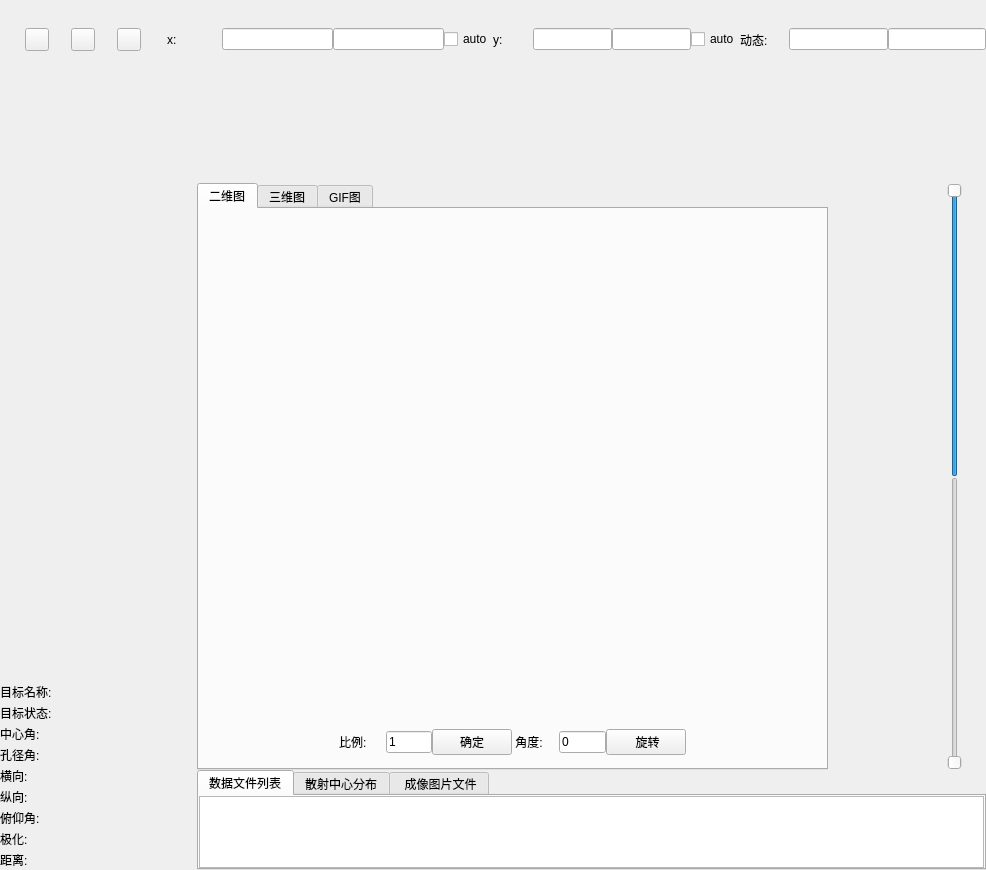
<?xml version="1.0" encoding="UTF-8"?>
<ui version="4.0">
 <class>RightUpWidget</class>
 <widget class="QWidget" name="RightUpWidget">
  <property name="geometry">
   <rect>
    <x>0</x>
    <y>0</y>
    <width>986</width>
    <height>870</height>
   </rect>
  </property>
  <property name="windowTitle">
   <string>Form</string>
  </property>
  <layout class="QVBoxLayout" name="verticalLayout_5" stretch="1,10">
   <property name="leftMargin">
    <number>0</number>
   </property>
   <property name="topMargin">
    <number>0</number>
   </property>
   <property name="rightMargin">
    <number>0</number>
   </property>
   <property name="bottomMargin">
    <number>0</number>
   </property>
   <item>
    <layout class="QHBoxLayout" name="horizontalLayout_5" stretch="6">
     <property name="spacing">
      <number>0</number>
     </property>
     <item>
      <widget class="QWidget" name="widget" native="true">
       <layout class="QHBoxLayout" name="horizontalLayout_4" stretch="2,1,1">
        <property name="spacing">
         <number>0</number>
        </property>
        <property name="leftMargin">
         <number>0</number>
        </property>
        <property name="topMargin">
         <number>0</number>
        </property>
        <property name="rightMargin">
         <number>0</number>
        </property>
        <property name="bottomMargin">
         <number>0</number>
        </property>
        <item>
         <layout class="QHBoxLayout" name="horizontalLayout" stretch="3,1,2,2,0">
          <item>
           <widget class="QWidget" name="widget_2" native="true">
            <layout class="QHBoxLayout" name="horizontalLayout_21">
             <item>
              <widget class="QToolButton" name="toolButton">
               <property name="text">
                <string/>
               </property>
              </widget>
             </item>
             <item>
              <widget class="QToolButton" name="toolButton_2">
               <property name="text">
                <string/>
               </property>
              </widget>
             </item>
             <item>
              <widget class="QToolButton" name="toolButton_3">
               <property name="text">
                <string/>
               </property>
              </widget>
             </item>
            </layout>
           </widget>
          </item>
          <item>
           <widget class="QLabel" name="label">
            <property name="text">
             <string>x:</string>
            </property>
           </widget>
          </item>
          <item>
           <widget class="QLineEdit" name="lineEdit">
            <property name="echoMode">
             <enum>QLineEdit::Normal</enum>
            </property>
           </widget>
          </item>
          <item>
           <widget class="QLineEdit" name="lineEdit_2"/>
          </item>
          <item>
           <widget class="QCheckBox" name="checkBox">
            <property name="text">
             <string>auto</string>
            </property>
           </widget>
          </item>
         </layout>
        </item>
        <item>
         <layout class="QHBoxLayout" name="horizontalLayout_2" stretch="1,2,2,0">
          <item>
           <widget class="QLabel" name="label_2">
            <property name="text">
             <string>y:</string>
            </property>
           </widget>
          </item>
          <item>
           <widget class="QLineEdit" name="lineEdit_3"/>
          </item>
          <item>
           <widget class="QLineEdit" name="lineEdit_4"/>
          </item>
          <item>
           <widget class="QCheckBox" name="checkBox_2">
            <property name="text">
             <string>auto</string>
            </property>
           </widget>
          </item>
         </layout>
        </item>
        <item>
         <layout class="QHBoxLayout" name="horizontalLayout_3" stretch="1,2,2">
          <item>
           <widget class="QLabel" name="label_3">
            <property name="text">
             <string>动态:</string>
            </property>
           </widget>
          </item>
          <item>
           <widget class="QLineEdit" name="lineEdit_5"/>
          </item>
          <item>
           <widget class="QLineEdit" name="lineEdit_6"/>
          </item>
         </layout>
        </item>
       </layout>
      </widget>
     </item>
    </layout>
   </item>
   <item>
    <layout class="QHBoxLayout" name="horizontalLayout_12" stretch="1,4">
     <property name="spacing">
      <number>0</number>
     </property>
     <item>
      <layout class="QVBoxLayout" name="verticalLayout_3" stretch="6,1">
       <property name="spacing">
        <number>0</number>
       </property>
       <item>
        <layout class="QVBoxLayout" name="verticalLayout_2" stretch="1,3">
         <property name="spacing">
          <number>0</number>
         </property>
         <item>
          <widget class="QWidget" name="widget_4" native="true"/>
         </item>
         <item>
          <widget class="QWidget" name="qCustomPlot" native="true"/>
         </item>
        </layout>
       </item>
       <item>
        <widget class="QWidget" name="widget_6" native="true">
         <layout class="QVBoxLayout" name="verticalLayout" stretch="1,1,1,1,1,1,1,1,1">
          <property name="spacing">
           <number>1</number>
          </property>
          <property name="leftMargin">
           <number>0</number>
          </property>
          <property name="topMargin">
           <number>0</number>
          </property>
          <property name="rightMargin">
           <number>0</number>
          </property>
          <property name="bottomMargin">
           <number>0</number>
          </property>
          <item>
           <layout class="QHBoxLayout" name="horizontalLayout_6">
            <item>
             <widget class="QLabel" name="label_4">
              <property name="text">
               <string>目标名称:</string>
              </property>
             </widget>
            </item>
            <item>
             <widget class="QLabel" name="label_5">
              <property name="text">
               <string/>
              </property>
             </widget>
            </item>
            <item>
             <spacer name="horizontalSpacer">
              <property name="orientation">
               <enum>Qt::Horizontal</enum>
              </property>
              <property name="sizeHint" stdset="0">
               <size>
                <width>40</width>
                <height>20</height>
               </size>
              </property>
             </spacer>
            </item>
           </layout>
          </item>
          <item>
           <layout class="QHBoxLayout" name="horizontalLayout_7">
            <item>
             <widget class="QLabel" name="label_6">
              <property name="text">
               <string>目标状态:</string>
              </property>
             </widget>
            </item>
            <item>
             <widget class="QLabel" name="label_7">
              <property name="text">
               <string/>
              </property>
             </widget>
            </item>
            <item>
             <spacer name="horizontalSpacer_2">
              <property name="orientation">
               <enum>Qt::Horizontal</enum>
              </property>
              <property name="sizeHint" stdset="0">
               <size>
                <width>40</width>
                <height>20</height>
               </size>
              </property>
             </spacer>
            </item>
           </layout>
          </item>
          <item>
           <layout class="QHBoxLayout" name="horizontalLayout_8">
            <item>
             <widget class="QLabel" name="label_8">
              <property name="text">
               <string>中心角:</string>
              </property>
             </widget>
            </item>
            <item>
             <widget class="QLabel" name="label_9">
              <property name="text">
               <string/>
              </property>
             </widget>
            </item>
            <item>
             <spacer name="horizontalSpacer_3">
              <property name="orientation">
               <enum>Qt::Horizontal</enum>
              </property>
              <property name="sizeHint" stdset="0">
               <size>
                <width>40</width>
                <height>20</height>
               </size>
              </property>
             </spacer>
            </item>
           </layout>
          </item>
          <item>
           <layout class="QHBoxLayout" name="horizontalLayout_9">
            <item>
             <widget class="QLabel" name="label_10">
              <property name="text">
               <string>孔径角:</string>
              </property>
             </widget>
            </item>
            <item>
             <widget class="QLabel" name="label_11">
              <property name="text">
               <string/>
              </property>
             </widget>
            </item>
            <item>
             <spacer name="horizontalSpacer_4">
              <property name="orientation">
               <enum>Qt::Horizontal</enum>
              </property>
              <property name="sizeHint" stdset="0">
               <size>
                <width>40</width>
                <height>20</height>
               </size>
              </property>
             </spacer>
            </item>
           </layout>
          </item>
          <item>
           <layout class="QHBoxLayout" name="horizontalLayout_10">
            <item>
             <widget class="QLabel" name="label_12">
              <property name="text">
               <string>横向:</string>
              </property>
             </widget>
            </item>
            <item>
             <widget class="QLabel" name="label_13">
              <property name="text">
               <string/>
              </property>
             </widget>
            </item>
            <item>
             <spacer name="horizontalSpacer_5">
              <property name="orientation">
               <enum>Qt::Horizontal</enum>
              </property>
              <property name="sizeHint" stdset="0">
               <size>
                <width>40</width>
                <height>20</height>
               </size>
              </property>
             </spacer>
            </item>
           </layout>
          </item>
          <item>
           <layout class="QHBoxLayout" name="horizontalLayout_15">
            <item>
             <widget class="QLabel" name="label_22">
              <property name="text">
               <string>纵向:</string>
              </property>
             </widget>
            </item>
            <item>
             <widget class="QLabel" name="label_23">
              <property name="text">
               <string/>
              </property>
             </widget>
            </item>
            <item>
             <spacer name="horizontalSpacer_10">
              <property name="orientation">
               <enum>Qt::Horizontal</enum>
              </property>
              <property name="sizeHint" stdset="0">
               <size>
                <width>40</width>
                <height>20</height>
               </size>
              </property>
             </spacer>
            </item>
           </layout>
          </item>
          <item>
           <layout class="QHBoxLayout" name="horizontalLayout_16">
            <item>
             <widget class="QLabel" name="label_24">
              <property name="text">
               <string>俯仰角:</string>
              </property>
             </widget>
            </item>
            <item>
             <widget class="QLabel" name="label_25">
              <property name="text">
               <string/>
              </property>
             </widget>
            </item>
            <item>
             <spacer name="horizontalSpacer_11">
              <property name="orientation">
               <enum>Qt::Horizontal</enum>
              </property>
              <property name="sizeHint" stdset="0">
               <size>
                <width>40</width>
                <height>20</height>
               </size>
              </property>
             </spacer>
            </item>
           </layout>
          </item>
          <item>
           <layout class="QHBoxLayout" name="horizontalLayout_17">
            <item>
             <widget class="QLabel" name="label_26">
              <property name="text">
               <string>极化:</string>
              </property>
             </widget>
            </item>
            <item>
             <widget class="QLabel" name="label_27">
              <property name="text">
               <string/>
              </property>
             </widget>
            </item>
            <item>
             <spacer name="horizontalSpacer_12">
              <property name="orientation">
               <enum>Qt::Horizontal</enum>
              </property>
              <property name="sizeHint" stdset="0">
               <size>
                <width>40</width>
                <height>20</height>
               </size>
              </property>
             </spacer>
            </item>
           </layout>
          </item>
          <item>
           <layout class="QHBoxLayout" name="horizontalLayout_18">
            <item>
             <widget class="QLabel" name="label_28">
              <property name="text">
               <string>距离:</string>
              </property>
             </widget>
            </item>
            <item>
             <widget class="QLabel" name="label_29">
              <property name="text">
               <string/>
              </property>
             </widget>
            </item>
            <item>
             <spacer name="horizontalSpacer_13">
              <property name="orientation">
               <enum>Qt::Horizontal</enum>
              </property>
              <property name="sizeHint" stdset="0">
               <size>
                <width>40</width>
                <height>20</height>
               </size>
              </property>
             </spacer>
            </item>
           </layout>
          </item>
         </layout>
        </widget>
       </item>
      </layout>
     </item>
     <item>
      <layout class="QVBoxLayout" name="verticalLayout_4" stretch="1,6,1">
       <property name="spacing">
        <number>0</number>
       </property>
       <item>
        <widget class="QWidget" name="widget_3" native="true"/>
       </item>
       <item>
        <layout class="QHBoxLayout" name="horizontalLayout_11" stretch="4,1">
         <item>
          <widget class="QTabWidget" name="tabWidget">
           <property name="currentIndex">
            <number>0</number>
           </property>
           <widget class="QWidget" name="tab">
            <attribute name="title">
             <string>二维图</string>
            </attribute>
            <layout class="QVBoxLayout" name="verticalLayout_6" stretch="10,1">
             <property name="spacing">
              <number>0</number>
             </property>
             <property name="leftMargin">
              <number>0</number>
             </property>
             <property name="topMargin">
              <number>0</number>
             </property>
             <property name="rightMargin">
              <number>0</number>
             </property>
             <property name="bottomMargin">
              <number>0</number>
             </property>
             <item>
              <widget class="MyWidget" name="widget_7" native="true"/>
             </item>
             <item>
              <widget class="QWidget" name="widget_13" native="true">
               <layout class="QVBoxLayout" name="verticalLayout_14">
                <property name="spacing">
                 <number>0</number>
                </property>
                <property name="leftMargin">
                 <number>0</number>
                </property>
                <property name="topMargin">
                 <number>0</number>
                </property>
                <property name="rightMargin">
                 <number>0</number>
                </property>
                <property name="bottomMargin">
                 <number>0</number>
                </property>
                <item>
                 <layout class="QHBoxLayout" name="horizontalLayout_19" stretch="3,1,1,0,1,1,1,3">
                  <item>
                   <spacer name="horizontalSpacer_8">
                    <property name="orientation">
                     <enum>Qt::Horizontal</enum>
                    </property>
                    <property name="sizeHint" stdset="0">
                     <size>
                      <width>40</width>
                      <height>20</height>
                     </size>
                    </property>
                   </spacer>
                  </item>
                  <item>
                   <widget class="QLabel" name="label_17">
                    <property name="text">
                     <string>比例:</string>
                    </property>
                   </widget>
                  </item>
                  <item>
                   <widget class="QLineEdit" name="lineEdit_10">
                    <property name="text">
                     <string>1</string>
                    </property>
                   </widget>
                  </item>
                  <item>
                   <widget class="QPushButton" name="pushButton_3">
                    <property name="text">
                     <string>确定</string>
                    </property>
                   </widget>
                  </item>
                  <item>
                   <widget class="QLabel" name="label_19">
                    <property name="text">
                     <string> 角度:</string>
                    </property>
                   </widget>
                  </item>
                  <item>
                   <widget class="QLineEdit" name="lineEdit_12">
                    <property name="text">
                     <string>0</string>
                    </property>
                   </widget>
                  </item>
                  <item>
                   <widget class="QPushButton" name="pushButton_2">
                    <property name="text">
                     <string> 旋转</string>
                    </property>
                   </widget>
                  </item>
                  <item>
                   <spacer name="horizontalSpacer_9">
                    <property name="orientation">
                     <enum>Qt::Horizontal</enum>
                    </property>
                    <property name="sizeHint" stdset="0">
                     <size>
                      <width>40</width>
                      <height>20</height>
                     </size>
                    </property>
                   </spacer>
                  </item>
                 </layout>
                </item>
               </layout>
              </widget>
             </item>
            </layout>
           </widget>
           <widget class="QWidget" name="tab_2">
            <attribute name="title">
             <string>三维图</string>
            </attribute>
            <layout class="QVBoxLayout" name="verticalLayout_11" stretch="10,1">
             <property name="spacing">
              <number>0</number>
             </property>
             <property name="leftMargin">
              <number>0</number>
             </property>
             <property name="topMargin">
              <number>0</number>
             </property>
             <property name="rightMargin">
              <number>0</number>
             </property>
             <property name="bottomMargin">
              <number>0</number>
             </property>
             <item>
              <widget class="QWidget" name="widget_10" native="true"/>
             </item>
             <item>
              <widget class="QWidget" name="widget_12" native="true">
               <layout class="QVBoxLayout" name="verticalLayout_13">
                <property name="spacing">
                 <number>0</number>
                </property>
                <property name="leftMargin">
                 <number>0</number>
                </property>
                <property name="topMargin">
                 <number>0</number>
                </property>
                <property name="rightMargin">
                 <number>0</number>
                </property>
                <property name="bottomMargin">
                 <number>0</number>
                </property>
                <item>
                 <layout class="QHBoxLayout" name="horizontalLayout_14" stretch="3,1,1,1,1,1,1,1,3">
                  <item>
                   <spacer name="horizontalSpacer_7">
                    <property name="orientation">
                     <enum>Qt::Horizontal</enum>
                    </property>
                    <property name="sizeHint" stdset="0">
                     <size>
                      <width>40</width>
                      <height>20</height>
                     </size>
                    </property>
                   </spacer>
                  </item>
                  <item>
                   <widget class="QLabel" name="label_14">
                    <property name="text">
                     <string>x:</string>
                    </property>
                   </widget>
                  </item>
                  <item>
                   <widget class="QLineEdit" name="lineEdit_7">
                    <property name="text">
                     <string>0</string>
                    </property>
                   </widget>
                  </item>
                  <item>
                   <widget class="QLabel" name="label_15">
                    <property name="text">
                     <string>y:</string>
                    </property>
                   </widget>
                  </item>
                  <item>
                   <widget class="QLineEdit" name="lineEdit_8">
                    <property name="text">
                     <string>0</string>
                    </property>
                   </widget>
                  </item>
                  <item>
                   <widget class="QLabel" name="label_16">
                    <property name="text">
                     <string>z:</string>
                    </property>
                   </widget>
                  </item>
                  <item>
                   <widget class="QLineEdit" name="lineEdit_9">
                    <property name="text">
                     <string>0</string>
                    </property>
                   </widget>
                  </item>
                  <item>
                   <widget class="QPushButton" name="pushButton">
                    <property name="text">
                     <string>旋转</string>
                    </property>
                   </widget>
                  </item>
                  <item>
                   <spacer name="horizontalSpacer_6">
                    <property name="orientation">
                     <enum>Qt::Horizontal</enum>
                    </property>
                    <property name="sizeHint" stdset="0">
                     <size>
                      <width>40</width>
                      <height>20</height>
                     </size>
                    </property>
                   </spacer>
                  </item>
                 </layout>
                </item>
               </layout>
              </widget>
             </item>
            </layout>
           </widget>
           <widget class="QWidget" name="tab_6">
            <attribute name="title">
             <string>GIF图</string>
            </attribute>
            <layout class="QVBoxLayout" name="verticalLayout_12">
             <property name="leftMargin">
              <number>0</number>
             </property>
             <property name="topMargin">
              <number>0</number>
             </property>
             <property name="rightMargin">
              <number>0</number>
             </property>
             <property name="bottomMargin">
              <number>0</number>
             </property>
             <item>
              <widget class="QWidget" name="widget_11" native="true"/>
             </item>
            </layout>
           </widget>
          </widget>
         </item>
         <item>
          <widget class="QWidget" name="widget_5" native="true">
           <layout class="QVBoxLayout" name="verticalLayout_8">
            <property name="spacing">
             <number>0</number>
            </property>
            <property name="leftMargin">
             <number>0</number>
            </property>
            <property name="topMargin">
             <number>0</number>
            </property>
            <property name="rightMargin">
             <number>0</number>
            </property>
            <property name="bottomMargin">
             <number>0</number>
            </property>
            <item>
             <layout class="QHBoxLayout" name="horizontalLayout_13" stretch="3,1">
              <property name="spacing">
               <number>0</number>
              </property>
              <item>
               <widget class="QWidget" name="widget_8" native="true"/>
              </item>
              <item>
               <widget class="QWidget" name="widget_9" native="true">
                <layout class="QVBoxLayout" name="verticalLayout_10">
                 <property name="spacing">
                  <number>0</number>
                 </property>
                 <property name="leftMargin">
                  <number>0</number>
                 </property>
                 <property name="topMargin">
                  <number>0</number>
                 </property>
                 <property name="rightMargin">
                  <number>0</number>
                 </property>
                 <property name="bottomMargin">
                  <number>0</number>
                 </property>
                 <item>
                  <layout class="QVBoxLayout" name="verticalLayout_9" stretch="1,1">
                   <property name="spacing">
                    <number>0</number>
                   </property>
                   <item>
                    <widget class="QSlider" name="verticalSlider_2">
                     <property name="sliderPosition">
                      <number>99</number>
                     </property>
                     <property name="orientation">
                      <enum>Qt::Vertical</enum>
                     </property>
                    </widget>
                   </item>
                   <item>
                    <widget class="QSlider" name="verticalSlider">
                     <property name="pageStep">
                      <number>1</number>
                     </property>
                     <property name="sliderPosition">
                      <number>0</number>
                     </property>
                     <property name="orientation">
                      <enum>Qt::Vertical</enum>
                     </property>
                    </widget>
                   </item>
                  </layout>
                 </item>
                </layout>
               </widget>
              </item>
             </layout>
            </item>
           </layout>
          </widget>
         </item>
        </layout>
       </item>
       <item>
        <widget class="QTabWidget" name="tabWidget_2">
         <property name="currentIndex">
          <number>0</number>
         </property>
         <widget class="QWidget" name="tab_3">
          <attribute name="title">
           <string>数据文件列表</string>
          </attribute>
          <layout class="QVBoxLayout" name="verticalLayout_7">
           <property name="spacing">
            <number>0</number>
           </property>
           <property name="leftMargin">
            <number>0</number>
           </property>
           <property name="topMargin">
            <number>0</number>
           </property>
           <property name="rightMargin">
            <number>0</number>
           </property>
           <property name="bottomMargin">
            <number>0</number>
           </property>
           <item>
            <widget class="QTableWidget" name="tableWidget"/>
           </item>
          </layout>
         </widget>
         <widget class="QWidget" name="tab_4">
          <attribute name="title">
           <string>散射中心分布</string>
          </attribute>
         </widget>
         <widget class="QWidget" name="tab_5">
          <attribute name="title">
           <string> 成像图片文件</string>
          </attribute>
         </widget>
        </widget>
       </item>
      </layout>
     </item>
    </layout>
   </item>
  </layout>
  <action name="loadContours">
   <property name="text">
    <string>加载轮廓</string>
   </property>
  </action>
 </widget>
 <customwidgets>
  <customwidget>
   <class>MyWidget</class>
   <extends>QWidget</extends>
   <header location="global">MyWidget.h</header>
   <container>1</container>
  </customwidget>
 </customwidgets>
 <resources/>
 <connections/>
</ui>
